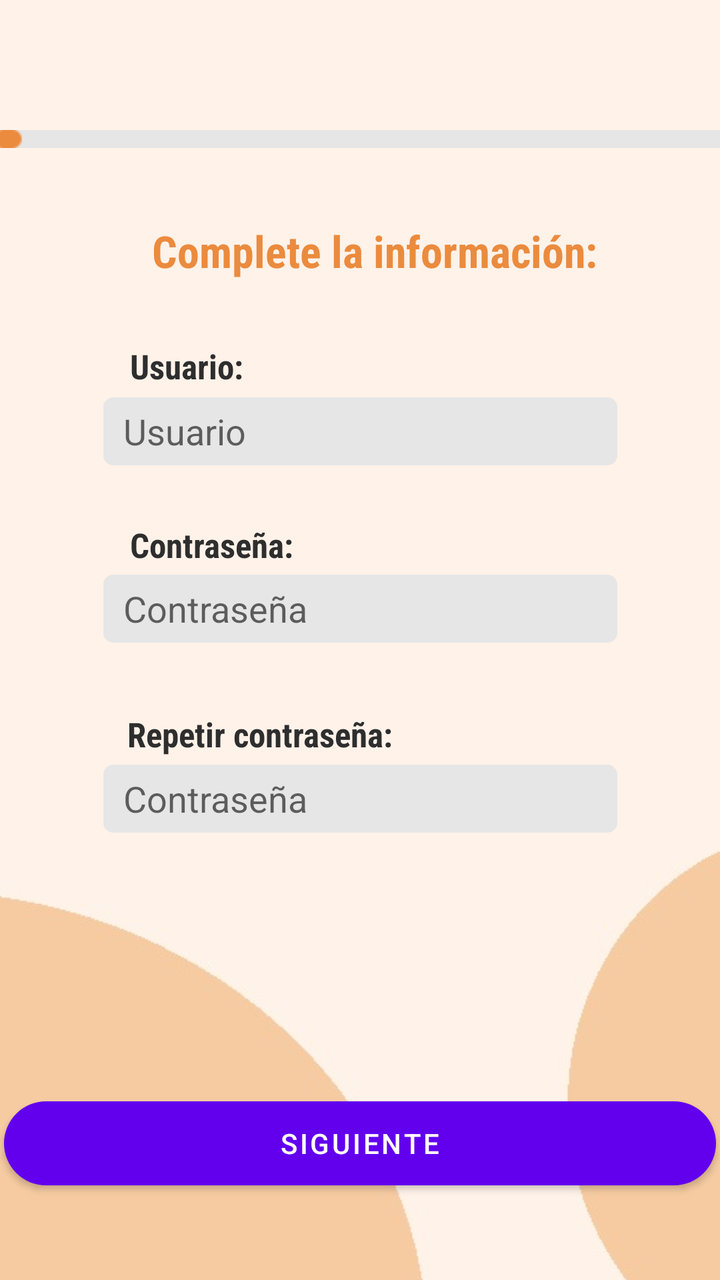
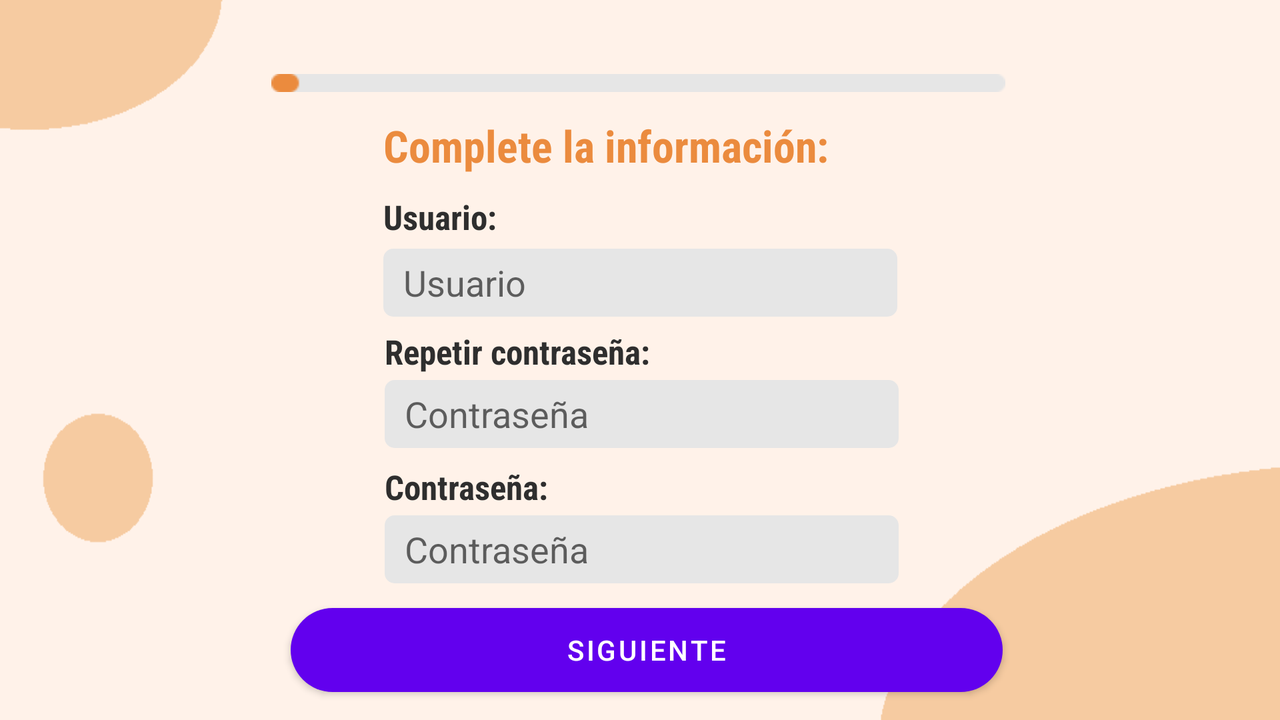

First picture: res/layout/ on a phone held upright. Second picture: the repository's own variant of that layout, on a device whose configuration matches the variant's folder. Source for both follows.
<!-- AndroidManifest.xml: application theme Theme.PruebaMonigote -->
<!-- res/layout/actividad_registro2.xml -->
<?xml version="1.0" encoding="utf-8"?>
<androidx.constraintlayout.widget.ConstraintLayout xmlns:android="http://schemas.android.com/apk/res/android"
    xmlns:app="http://schemas.android.com/apk/res-auto"
    xmlns:tools="http://schemas.android.com/tools"
    android:layout_width="match_parent"
    android:layout_height="match_parent"
    tools:context=".ActividadRegistro2"
    android:background="@drawable/fondologin2">

    <EditText
        android:id="@+id/editUser"
        android:layout_width="257dp"
        android:layout_height="34dp"
        android:background="@drawable/round_edittext"
        android:ems="10"
        android:hint="@string/str96"
        android:includeFontPadding="true"
        android:paddingLeft="10dp"
        android:inputType="textPersonName"
        android:textAlignment="textStart"
        android:textColor="#808080"
        app:layout_constraintBottom_toBottomOf="parent"
        app:layout_constraintEnd_toEndOf="parent"
        app:layout_constraintStart_toStartOf="parent"
        app:layout_constraintTop_toTopOf="parent"
        app:layout_constraintVertical_bias="0.328" />

    <EditText
        android:id="@+id/editPass2"
        android:layout_width="257dp"
        android:layout_height="34dp"
        android:background="@drawable/round_edittext"
        android:ems="10"
        android:hint="@string/str97"
        android:includeFontPadding="true"
        android:inputType="textPersonName"
        android:paddingLeft="10dp"
        android:textAlignment="textStart"
        android:textColor="#808080"
        app:layout_constraintBottom_toBottomOf="parent"
        app:layout_constraintEnd_toEndOf="parent"
        app:layout_constraintStart_toStartOf="parent"
        app:layout_constraintTop_toTopOf="parent"
        app:layout_constraintVertical_bias="0.631" />

    <EditText
        android:id="@+id/editPass"
        android:layout_width="257dp"
        android:layout_height="34dp"
        android:background="@drawable/round_edittext"
        android:ems="10"
        android:hint="@string/str97"
        android:includeFontPadding="true"
        android:inputType="textPersonName"
        android:paddingLeft="10dp"
        android:textAlignment="textStart"
        android:textColor="#808080"
        app:layout_constraintBottom_toBottomOf="parent"
        app:layout_constraintEnd_toEndOf="parent"
        app:layout_constraintStart_toStartOf="parent"
        app:layout_constraintTop_toTopOf="parent"
        app:layout_constraintVertical_bias="0.474" />

    <TextView
        android:id="@+id/tvPeso"
        style="@style/f_gc_s_b"
        android:layout_width="wrap_content"
        android:layout_height="wrap_content"
        android:text="@string/str10"
        app:layout_constraintBottom_toBottomOf="parent"
        app:layout_constraintEnd_toEndOf="parent"
        app:layout_constraintHorizontal_bias="0.214"
        app:layout_constraintStart_toStartOf="parent"
        app:layout_constraintTop_toTopOf="parent"
        app:layout_constraintVertical_bias="0.278" />

    <TextView
        android:id="@+id/textView5"
        style="@style/f_n_m_b"
        android:layout_width="wrap_content"
        android:layout_height="wrap_content"
        android:layout_marginStart="76dp"
        android:text="@string/str9"
        app:layout_constraintBottom_toBottomOf="parent"
        app:layout_constraintStart_toStartOf="parent"
        app:layout_constraintTop_toTopOf="parent"
        app:layout_constraintVertical_bias="0.181" />

    <TextView
        android:id="@+id/tvAltura"
        style="@style/f_gc_s_b"
        android:layout_width="wrap_content"
        android:layout_height="wrap_content"
        android:text="Contraseña:"
        app:layout_constraintBottom_toBottomOf="parent"
        app:layout_constraintEnd_toEndOf="parent"
        app:layout_constraintHorizontal_bias="0.234"
        app:layout_constraintStart_toStartOf="parent"
        app:layout_constraintTop_toTopOf="parent"
        app:layout_constraintVertical_bias="0.423" />

    <TextView
        android:id="@+id/tvPass2"
        style="@style/f_gc_s_b"
        android:layout_width="wrap_content"
        android:layout_height="wrap_content"
        android:text="@string/str12"
        app:layout_constraintBottom_toBottomOf="parent"
        app:layout_constraintEnd_toEndOf="parent"
        app:layout_constraintHorizontal_bias="0.28"
        app:layout_constraintStart_toStartOf="parent"
        app:layout_constraintTop_toTopOf="parent"
        app:layout_constraintVertical_bias="0.576" />

    <Button
        android:id="@+id/btnAnndirRutina"
        android:layout_width="356dp"
        android:layout_height="42dp"
        android:background="@drawable/round_btn_naranja"
        android:onClick="continuar"
        android:text="@string/str13"
        android:textColor="#FFFFFF"
        app:layout_constraintBottom_toBottomOf="parent"
        app:layout_constraintEnd_toEndOf="parent"
        app:layout_constraintHorizontal_bias="0.509"
        app:layout_constraintStart_toStartOf="parent"
        app:layout_constraintTop_toTopOf="parent"
        app:layout_constraintVertical_bias="0.921" />

    <ImageView
        android:id="@+id/imageView3"
        android:layout_width="367dp"
        android:layout_height="11dp"
        android:layout_marginTop="64dp"
        app:layout_constraintEnd_toEndOf="parent"
        app:layout_constraintStart_toStartOf="parent"
        app:layout_constraintTop_toTopOf="parent"
        app:srcCompat="@drawable/barraprogresion0" />

</androidx.constraintlayout.widget.ConstraintLayout>
<!-- resources referenced by this layout -->
<resources>
  <!-- drawable barraprogresion0: png bitmap (drawable, 3439 bytes) -->
  <!-- drawable fondologin2: jpg bitmap (drawable, 20359 bytes) -->
  <!-- drawable round_btn_naranja (drawable) -->
  <?xml version="1.0" encoding="utf-8"?>
  <shape xmlns:android="http://schemas.android.com/apk/res/android">
      <solid android:color="@color/naranjaMasOscuro"/>
          <corners android:radius="45dp" />
  </shape>
  <!-- drawable round_edittext (drawable) -->
  <?xml version="1.0" encoding="utf-8"?>
  <shape xmlns:android="http://schemas.android.com/apk/res/android">
      <solid android:color="#FFFFFF" />
  
      <stroke
          android:width="0dp"
          android:color="@color/naranjaMasOscuro" />
      <corners
          android:radius="5dp"
          />
      <solid android:color="#E6E6E6" />
  </shape>
  <string name="str10">Usuario:</string>
  <string name="str12">Repetir contraseña:</string>
  <string name="str13">Siguiente</string>
  <string name="str9">Complete la información:</string>
  <string name="str96">Usuario</string>
  <string name="str97">Contraseña</string>
  <style name="f_gc_s_b">
          <item name="android:fontFamily">sans-serif-condensed</item>
          <item name="android:textColor">#2E2E2E</item>
          <item name="android:textSize">17dp</item>
          <item name="android:textStyle">bold</item>
      </style>
  <style name="f_n_m_b">
          <item name="android:fontFamily">sans-serif-condensed</item>
          <item name="android:textColor">#EB8B3E</item>
          <item name="android:textSize">22dp</item>
          <item name="android:textStyle">bold</item>
      </style>
  <style name="Theme.PruebaMonigote" parent="Theme.MaterialComponents.DayNight.NoActionBar">
          
          <item name="colorPrimary">@color/purple_500</item>
          <item name="colorPrimaryVariant">@color/purple_700</item>
          <item name="colorOnPrimary">@color/white</item>
          
          <item name="colorSecondary">@color/teal_200</item>
          <item name="colorSecondaryVariant">@color/teal_700</item>
          <item name="colorOnSecondary">@color/black</item>
          
          <item name="android:statusBarColor">?attr/colorPrimaryVariant</item>
          
      </style>
  <color name="naranjaMasOscuro">#EB8B3E</color>
  <color name="purple_500">#FF6200EE</color>
  <color name="purple_700">#EB8B3E</color>
  <color name="white">#FFFFFFFF</color>
  <color name="teal_200">#EB8B3E</color>
  <color name="teal_700">#EB8B3E</color>
  <color name="black">#FF000000</color>
</resources>
<!-- res/layout-land/actividad_registro2.xml (the repository's variant of the layout above) -->
<!-- drawn on the phone turned sideways -->
<?xml version="1.0" encoding="utf-8"?>
<androidx.constraintlayout.widget.ConstraintLayout xmlns:android="http://schemas.android.com/apk/res/android"
    xmlns:tools="http://schemas.android.com/tools"
    android:layout_width="match_parent"
    android:layout_height="match_parent"
    xmlns:app="http://schemas.android.com/apk/res-auto"
    android:background="@drawable/backgroundland">

    <EditText
        android:id="@+id/editUser"
        android:layout_width="257dp"
        android:layout_height="34dp"
        android:background="@drawable/round_edittext"
        android:ems="10"
        android:hint="@string/str96"
        android:includeFontPadding="true"
        android:inputType="textPersonName"
        android:paddingLeft="10dp"
        android:textAlignment="textStart"
        android:textColor="#808080"
        app:layout_constraintBottom_toBottomOf="parent"
        app:layout_constraintEnd_toEndOf="parent"
        app:layout_constraintStart_toStartOf="parent"
        app:layout_constraintTop_toTopOf="parent"
        app:layout_constraintVertical_bias="0.381" />

    <TextView
        android:id="@+id/tvAltura"
        style="@style/f_gc_s_b"
        android:layout_width="wrap_content"
        android:layout_height="wrap_content"
        android:text="Contraseña:"
        app:layout_constraintBottom_toTopOf="@+id/editPass2"
        app:layout_constraintStart_toStartOf="@+id/editPass2"
        app:layout_constraintTop_toBottomOf="@+id/editPass"
        app:layout_constraintVertical_bias="0.722" />

    <EditText
        android:id="@+id/editPass"
        android:layout_width="257dp"
        android:layout_height="34dp"
        android:background="@drawable/round_edittext"
        android:ems="10"
        android:hint="@string/str97"
        android:includeFontPadding="true"
        android:inputType="textPersonName"
        android:paddingLeft="10dp"
        android:textAlignment="textStart"
        android:textColor="#808080"
        app:layout_constraintBottom_toBottomOf="parent"
        app:layout_constraintEnd_toEndOf="parent"
        app:layout_constraintHorizontal_bias="0.502"
        app:layout_constraintStart_toStartOf="parent"
        app:layout_constraintTop_toTopOf="parent"
        app:layout_constraintVertical_bias="0.583" />

    <TextView
        android:id="@+id/tvPass2"
        style="@style/f_gc_s_b"
        android:layout_width="wrap_content"
        android:layout_height="wrap_content"
        android:text="@string/str12"
        app:layout_constraintBottom_toTopOf="@+id/editPass"
        app:layout_constraintStart_toStartOf="@+id/editPass"
        app:layout_constraintTop_toBottomOf="@+id/editUser"
        app:layout_constraintVertical_bias="0.65" />

    <EditText
        android:id="@+id/editPass2"
        android:layout_width="257dp"
        android:layout_height="34dp"
        android:background="@drawable/round_edittext"
        android:ems="10"
        android:hint="@string/str97"
        android:includeFontPadding="true"
        android:inputType="textPersonName"
        android:paddingLeft="10dp"
        android:textAlignment="textStart"
        android:textColor="#808080"
        app:layout_constraintBottom_toBottomOf="parent"
        app:layout_constraintEnd_toEndOf="parent"
        app:layout_constraintHorizontal_bias="0.502"
        app:layout_constraintStart_toStartOf="parent"
        app:layout_constraintTop_toTopOf="parent"
        app:layout_constraintVertical_bias="0.79" />

    <TextView
        android:id="@+id/tvPeso"
        style="@style/f_gc_s_b"
        android:layout_width="wrap_content"
        android:layout_height="wrap_content"
        android:layout_marginBottom="4dp"
        android:text="@string/str10"
        app:layout_constraintBottom_toTopOf="@+id/editUser"
        app:layout_constraintStart_toStartOf="@+id/editUser"
        app:layout_constraintTop_toBottomOf="@+id/textView5"
        app:layout_constraintVertical_bias="0.95" />

    <ImageView
        android:id="@+id/imageView3"
        android:layout_width="367dp"
        android:layout_height="11dp"
        android:layout_marginTop="36dp"
        app:layout_constraintEnd_toEndOf="parent"
        app:layout_constraintHorizontal_bias="0.497"
        app:layout_constraintStart_toStartOf="parent"
        app:layout_constraintTop_toTopOf="parent"
        app:srcCompat="@drawable/barraprogresion0" />

    <TextView
        android:id="@+id/textView5"
        style="@style/f_n_m_b"
        android:layout_width="wrap_content"
        android:layout_height="wrap_content"
        android:text="@string/str9"
        app:layout_constraintBottom_toBottomOf="parent"
        app:layout_constraintStart_toStartOf="@+id/tvPeso"
        app:layout_constraintTop_toTopOf="parent"
        app:layout_constraintVertical_bias="0.175" />

    <Button
        android:id="@+id/btnAnndirRutina"
        android:layout_width="356dp"
        android:layout_height="42dp"
        android:background="@drawable/round_btn_naranja"
        android:onClick="continuar"
        android:text="@string/str13"
        android:textColor="#FFFFFF"
        app:layout_constraintBottom_toBottomOf="parent"
        app:layout_constraintEnd_toEndOf="parent"
        app:layout_constraintHorizontal_bias="0.512"
        app:layout_constraintStart_toStartOf="parent"
        app:layout_constraintTop_toTopOf="parent"
        app:layout_constraintVertical_bias="0.956" />

</androidx.constraintlayout.widget.ConstraintLayout>
<!-- resources referenced by the variant -->
<!-- as the phone turned sideways resolves them -->
<resources>
  <!-- drawable backgroundland: png bitmap (drawable, 4431 bytes) -->
  <!-- drawable barraprogresion0: png bitmap (drawable, 3439 bytes) -->
  <!-- drawable round_btn_naranja (drawable) -->
  <?xml version="1.0" encoding="utf-8"?>
  <shape xmlns:android="http://schemas.android.com/apk/res/android">
      <solid android:color="@color/naranjaMasOscuro"/>
          <corners android:radius="45dp" />
  </shape>
  <!-- drawable round_edittext (drawable) -->
  <?xml version="1.0" encoding="utf-8"?>
  <shape xmlns:android="http://schemas.android.com/apk/res/android">
      <solid android:color="#FFFFFF" />
  
      <stroke
          android:width="0dp"
          android:color="@color/naranjaMasOscuro" />
      <corners
          android:radius="5dp"
          />
      <solid android:color="#E6E6E6" />
  </shape>
  <string name="str10">Usuario:</string>
  <string name="str12">Repetir contraseña:</string>
  <string name="str13">Siguiente</string>
  <string name="str9">Complete la información:</string>
  <string name="str96">Usuario</string>
  <string name="str97">Contraseña</string>
  <style name="f_gc_s_b">
          <item name="android:fontFamily">sans-serif-condensed</item>
          <item name="android:textColor">#2E2E2E</item>
          <item name="android:textSize">17dp</item>
          <item name="android:textStyle">bold</item>
      </style>
  <style name="f_n_m_b">
          <item name="android:fontFamily">sans-serif-condensed</item>
          <item name="android:textColor">#EB8B3E</item>
          <item name="android:textSize">22dp</item>
          <item name="android:textStyle">bold</item>
      </style>
  <style name="Theme.PruebaMonigote" parent="Theme.MaterialComponents.DayNight.NoActionBar">
          
          <item name="colorPrimary">@color/purple_500</item>
          <item name="colorPrimaryVariant">@color/purple_700</item>
          <item name="colorOnPrimary">@color/white</item>
          
          <item name="colorSecondary">@color/teal_200</item>
          <item name="colorSecondaryVariant">@color/teal_700</item>
          <item name="colorOnSecondary">@color/black</item>
          
          <item name="android:statusBarColor">?attr/colorPrimaryVariant</item>
          
      </style>
  <color name="naranjaMasOscuro">#EB8B3E</color>
  <color name="purple_500">#FF6200EE</color>
  <color name="purple_700">#EB8B3E</color>
  <color name="white">#FFFFFFFF</color>
  <color name="teal_200">#EB8B3E</color>
  <color name="teal_700">#EB8B3E</color>
  <color name="black">#FF000000</color>
</resources>
